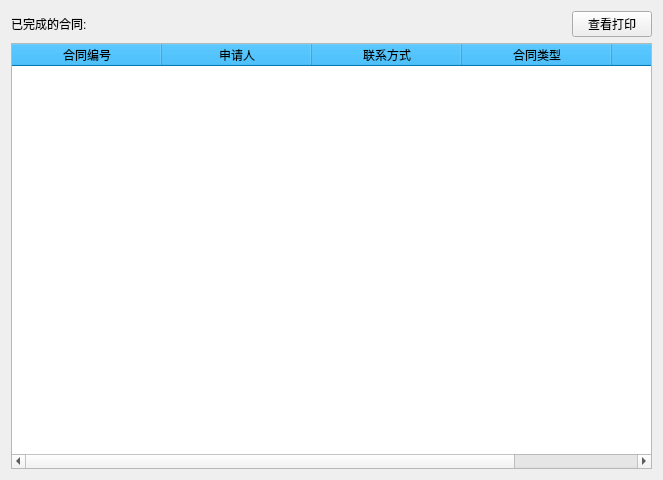
<?xml version="1.0" encoding="UTF-8"?>
<ui version="4.0">
 <class>Finish</class>
 <widget class="QWidget" name="Finish">
  <property name="geometry">
   <rect>
    <x>0</x>
    <y>0</y>
    <width>663</width>
    <height>480</height>
   </rect>
  </property>
  <property name="windowTitle">
   <string>Form</string>
  </property>
  <layout class="QVBoxLayout" name="verticalLayout">
   <item>
    <layout class="QHBoxLayout" name="horizontalLayout">
     <item>
      <widget class="QLabel" name="label">
       <property name="text">
        <string>已完成的合同:</string>
       </property>
      </widget>
     </item>
     <item>
      <spacer name="horizontalSpacer">
       <property name="orientation">
        <enum>Qt::Horizontal</enum>
       </property>
       <property name="sizeHint" stdset="0">
        <size>
         <width>40</width>
         <height>20</height>
        </size>
       </property>
      </spacer>
     </item>
     <item>
      <widget class="QPushButton" name="openBtn">
       <property name="text">
        <string>查看打印</string>
       </property>
      </widget>
     </item>
    </layout>
   </item>
   <item>
    <widget class="QTableWidget" name="table">
     <property name="palette">
      <palette>
       <active>
        <colorrole role="Base">
         <brush brushstyle="SolidPattern">
          <color alpha="255">
           <red>255</red>
           <green>255</green>
           <blue>255</blue>
          </color>
         </brush>
        </colorrole>
       </active>
       <inactive>
        <colorrole role="Base">
         <brush brushstyle="SolidPattern">
          <color alpha="255">
           <red>255</red>
           <green>255</green>
           <blue>255</blue>
          </color>
         </brush>
        </colorrole>
       </inactive>
       <disabled>
        <colorrole role="Base">
         <brush brushstyle="SolidPattern">
          <color alpha="255">
           <red>68</red>
           <green>68</green>
           <blue>68</blue>
          </color>
         </brush>
        </colorrole>
       </disabled>
      </palette>
     </property>
     <property name="styleSheet">
      <string notr="true">QHeaderView:section{
	background:rgb(0, 170, 255);
	color:black;
}</string>
     </property>
     <property name="editTriggers">
      <set>QAbstractItemView::NoEditTriggers</set>
     </property>
     <property name="selectionMode">
      <enum>QAbstractItemView::SingleSelection</enum>
     </property>
     <property name="selectionBehavior">
      <enum>QAbstractItemView::SelectRows</enum>
     </property>
     <attribute name="horizontalHeaderDefaultSectionSize">
      <number>150</number>
     </attribute>
     <attribute name="horizontalHeaderHighlightSections">
      <bool>false</bool>
     </attribute>
     <attribute name="verticalHeaderVisible">
      <bool>false</bool>
     </attribute>
     <column>
      <property name="text">
       <string>合同编号</string>
      </property>
     </column>
     <column>
      <property name="text">
       <string>申请人</string>
      </property>
     </column>
     <column>
      <property name="text">
       <string>联系方式</string>
      </property>
     </column>
     <column>
      <property name="text">
       <string>合同类型</string>
      </property>
     </column>
     <column>
      <property name="text">
       <string>申请时间</string>
      </property>
     </column>
    </widget>
   </item>
  </layout>
 </widget>
 <resources/>
 <connections/>
</ui>
